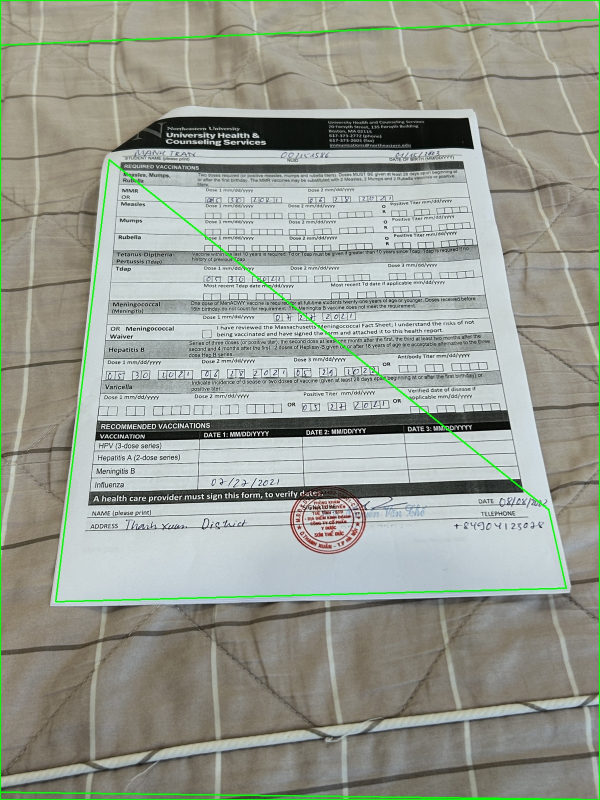
#> input picture debug_all_candidates.jpg, 1200 x 1600 px (shown at 1/2 size); its folder holds only this picture in this run
$ python cli.py debug_all_candidates.jpg
#> lines starting #> are read from the running program, lines starting #| are printed output that depends on the picture; after the words box and inside, x2 and y2 are one past the last pixel; in counts of white or black regions, pixels touching at a corner belong together
### src/file_loader.py
import pillow_heif
import os
import numpy as np
import cv2

__all__ = ['load_image']

def load_image(path):
    """Loads image, handling files extension"""
    _, ext = os.path.splitext(path)
    if ext.lower() in ['.heic']:
        heif_file = pillow_heif.open_heif(path, convert_hdr_to_8bit=False, bgr_mode=True)
        return np.asarray(heif_file).copy()
    else:
        return cv2.imread(path)

### src/preprocess.py
from __future__ import annotations

from dataclasses import dataclass
import cv2
import numpy as np

@dataclass
class DetectionArtifacts:
    image: np.ndarray       # Detection-resolution BGR image.
    lightness: np.ndarray   # Lab L channel.
    normalized: np.ndarray  # Shadow-normalized L channel.
    edges: np.ndarray       # Cleaned Canny edge map.
    masks: list[np.ndarray] # Binary masks used for contour candidates.
    scale_to_original: float

class PreprocessConfig:
    """Relative scaling factors for resolution-independent OpenCV kernels."""
    ILLUMINATION_BLUR = 0.15 #0.12  # Large blur to extract background lighting
    ADAPTIVE_BLOCK = 0.008 # Medium block to read local text/shadow differences
    MORPH_CLOSE = 0.06 #0.005       # Tiny kernel to bridge pixel gaps in edges

def _odd(value: int, minimum: int = 3) -> int:
    value = max(minimum, value)
    return value if value % 2 else value + 1

def _remove_small_components(mask: np.ndarray, min_area: int) -> np.ndarray:
    count, labels, stats, _ = cv2.connectedComponentsWithStats(mask, 8)
    clean = np.zeros_like(mask)
    for label in range(1, count):
        if stats[label, cv2.CC_STAT_AREA] >= min_area:
            clean[labels == label] = 255
    return clean

# [5 lines left out: function _remove_fragments, not called in this run]

def _auto_canny(image: np.ndarray, sigma: float = 0.33) -> np.ndarray:
    median = float(np.median(image))
    lower = int(max(0, (1.0 - sigma) * median))
    upper = int(min(255, (1.0 + sigma) * median))
    upper = max(upper, lower + 20)
    return cv2.Canny(image, lower, upper, L2gradient=True)

def _normalized(lightness: np.ndarray, base_dim: int) -> np.ndarray:
    """"""
    #Illumination Normalization via float division with Gaussian background
    light_float = lightness.astype(np.float32)
    blur_size = _odd(int(base_dim * PreprocessConfig.ILLUMINATION_BLUR), minimum=31)
    illumination = cv2.GaussianBlur(light_float, (blur_size, blur_size), 0)
    illumination = np.maximum(illumination, 10.0) #

    # Scale relative to average lightness to prevent integer saturation at 255
    mean_lightness = float(np.mean(light_float))
    normalized_float = (light_float / illumination) * mean_lightness
    normalized = np.clip(normalized_float, 0, 255).astype(np.uint8)

    # Enhance local contrast
    clahe = cv2.createCLAHE(clipLimit=2.0, tileGridSize=(8, 8))
    return clahe.apply(normalized)

def prepare_detection_artifacts(
    image_bgr: np.ndarray,
    max_dimension: int = 1600,
) -> DetectionArtifacts:
    if image_bgr is None or image_bgr.size == 0:
        raise ValueError("image_bgr must be a non-empty BGR image")

    original_height, original_width = image_bgr.shape[:2]
    longest_side = max(original_height, original_width)
    detection_scale = min(1.0, max_dimension / longest_side)

    if detection_scale < 1.0:
        working = cv2.resize(
            image_bgr,
            None,
            fx=detection_scale,
            fy=detection_scale,
            interpolation=cv2.INTER_AREA,
        )
    else:
        working = image_bgr.copy()

    height, width = working.shape[:2]
    base_dim = min(height, width)

    # 1. Convert to LAB color space and extract L channel
    lab = cv2.cvtColor(working, cv2.COLOR_BGR2LAB)
    lightness = lab[:, :, 0]

    # 2. Illumination Normalization via float division with Gaussian background
    normalized = _normalized(lightness, base_dim)

    # 4. Edge-preserving smoothing
    denoised = cv2.bilateralFilter(
        normalized, d=7, sigmaColor=45, sigmaSpace=45
    )

    # Extract the Saturation channel to find objects with color
    hsv = cv2.cvtColor(working, cv2.COLOR_BGR2HSV)
    saturation = hsv[:, :, 1]

    # Threshold: Low saturation (0-45) becomes white paper (255),
    # High saturation (colorful backgrounds) becomes black (0).
    _, sat_mask = cv2.threshold(saturation, 45, 255, cv2.THRESH_BINARY_INV)
    sat_kernel = cv2.getStructuringElement(cv2.MORPH_RECT, (11, 11))
    sat_mask = cv2.morphologyEx(sat_mask, cv2.MORPH_CLOSE, sat_kernel)

    # 5. Canny edge extraction & morphological closing
    raw_edges = _auto_canny(denoised)
    close_size = _odd(int(base_dim * PreprocessConfig.ADAPTIVE_BLOCK), minimum=3)
    kernel = cv2.getStructuringElement(cv2.MORPH_RECT, (close_size, close_size))
    edges = cv2.morphologyEx(raw_edges, cv2.MORPH_CLOSE, kernel) # use horizontal and vertical if need to bridge specific lines

    edges = cv2.dilate(
        edges,
        cv2.getStructuringElement(cv2.MORPH_RECT, (3, 3)),
        iterations=1,
    )
    edges = cv2.bitwise_and(edges, edges, mask=sat_mask)

    # 6. Adaptive Thresholding Paper Mask
    block_size = _odd(int(base_dim * PreprocessConfig.MORPH_CLOSE), minimum=31)
    paper_mask = cv2.adaptiveThreshold(
        denoised,
        255,
        cv2.ADAPTIVE_THRESH_GAUSSIAN_C,
        cv2.THRESH_BINARY,
        block_size,
        C=2,  # pixel is classified as white if Pixel > Mean - C
    )
    paper_mask = cv2.morphologyEx(
        paper_mask,
        cv2.MORPH_CLOSE,
        cv2.getStructuringElement(
            cv2.MORPH_RECT, (close_size * 2, close_size * 2)
        ),
    )

    paper_mask = cv2.bitwise_and(paper_mask, sat_mask)

    paper_mask = _remove_small_components(
        paper_mask,
        min_area=max(100, int(height * width * 0.01)), # close small fragments that is 1% of the image
    )

    return DetectionArtifacts(
        image=working,
        lightness=lightness,
        normalized=normalized,
        edges=edges,
        masks=[edges, paper_mask],
        scale_to_original=1.0 / detection_scale,
    )

### src/contour.py
from __future__ import annotations

from dataclasses import dataclass
import cv2
import numpy as np

from src.preprocess import DetectionArtifacts, prepare_detection_artifacts

@dataclass
class DocumentDetection:
    corners: np.ndarray     # float32, original-resolution TL/TR/BR/BL.
    confidence: float       # 0.0 to 1.0
    method: str             # "contour" or "min_area_rect"


def order_corners(points: np.ndarray) -> np.ndarray:
    """Return four points in TL, TR, BR, BL order."""
    points = np.asarray(points, dtype=np.float32).reshape(4, 2)

    # Find the geometric center of the polygon
    center = np.mean(points, axis=0)

    # Calculate the angle of each point relative to the center
    # arctan2 returns angles from -pi to pi
    angles = np.arctan2(points[:, 1] - center[1], points[:, 0] - center[0])

    # Sorting by angle naturally orders the points clockwise: TL, TR, BR, BL
    # (Assuming OpenCV's top-left origin coordinate system)
    return points[np.argsort(angles)]

def _is_valid_quad(quad: np.ndarray, image_area: float) -> bool:
    """Check if the 4 pts convex and has sides > 20px"""
    quad = order_corners(quad)

    if not cv2.isContourConvex(quad.reshape(-1, 1, 2).astype(np.int32)):
        return False

    area = cv2.contourArea(quad.reshape(-1, 1, 2))
    if area < image_area * 0.05:
        return False

    sides = np.linalg.norm(quad - np.roll(quad, -1, axis=0), axis=1)
    return bool(np.all(sides > 20))

def _edge_support(dilated_edges: np.ndarray, quad: np.ndarray) -> float:
    """Fraction of a narrow quadrilateral outline supported by image edges."""

    boundary = np.zeros_like(dilated_edges)

    cv2.polylines(
        boundary,
        [quad.astype(np.int32).reshape(-1, 1, 2)],
        isClosed=True,
        color=255,
        thickness=3,
        lineType=cv2.LINE_AA,
    )

    boundary_pixels = np.count_nonzero(boundary)

    if boundary_pixels == 0:
        return 0.0

    return float(np.count_nonzero(cv2.bitwise_and(boundary, dilated_edges))
                / boundary_pixels)

def _geometry_score(quad: np.ndarray, image_shape: tuple[int, int]) -> float:
    """Geo score is a combination of how big the shape occupy the image, how similar two opposite edge are
        and how much of a 90 angle the edges are making. However, a 25% range is included in case of perspective distortion"""
    height, width = image_shape
    image_area = height * width

    # area
    area = cv2.contourArea(quad.reshape(-1, 1, 2))
    area_score = min(1.0, area / (image_area * 0.80))

    # opposite
    sides = np.linalg.norm(quad - np.roll(quad, -1, axis=0), axis=1)
    ratio1 = min(sides[0], sides[2]) / max(sides[0], sides[2])
    ratio2 = min(sides[1], sides[3]) / max(sides[1], sides[3])
    ratio1 = 1.0 if ratio1 > 0.75 else ratio1
    ratio2 = 1.0 if ratio2 > 0.75 else ratio2

    opposite_score = 0.5 * (ratio1 + ratio2)

    # Right angle, edges should be relatively right angle for a document
    vectors = np.roll(quad, -1, axis=0) - quad
    vectors /= np.linalg.norm(vectors, axis=1, keepdims=True)
    cosines = np.abs(np.sum(vectors * np.roll(vectors, -1, axis=0), axis=1))
    mean_cosine = float(np.mean(cosines))

    if mean_cosine < 0.45:
        right_angle_score = 1.0
    else:
        right_angle_score = max(0.0, 1.0 - ((mean_cosine - 0.45) * 2.0))

    # Frame boundary penalty. Which means a page clipped on all four sides is usually the image frame, not a page.
    border = max(5, int(min(height, width) * 0.01))
    touches = (
        (quad[:, 0] < border)
        | (quad[:, 0] > width - 1 - border)
        | (quad[:, 1] < border)
        | (quad[:, 1] > height - 1 - border)
    )
    frame_score = 0.55 if np.count_nonzero(touches) == 4 else 1.0

    return float(
        (0.45 * area_score + 0.30 * opposite_score + 0.25 *
        right_angle_score)
        * frame_score
    )


def _score_candidate(
    quad: np.ndarray,
    artifacts: DetectionArtifacts,
    dilated_edges: np.ndarray
) -> float:
    geometry = _geometry_score(quad, artifacts.edges.shape)
    support = _edge_support(dilated_edges, quad)

    # Boundary evidence is more important than rectangularity: photos may
    # contain rectangular objects, but the document boundary should be edged.

    return float(np.sqrt(geometry * support))

def _candidates_from_mask(
    mask: np.ndarray,
    image_area: float,
) -> list[tuple[np.ndarray, str]]:

    contours, _ = cv2.findContours(
        mask,
        cv2.RETR_LIST,
        cv2.CHAIN_APPROX_SIMPLE,
    )
    candidates: list[tuple[np.ndarray, str]] = []

    for contour in contours:
        # Inspect each contour, reject the small one with < 5% area, or no valid 4 corners after hull

        if cv2.contourArea(contour) < image_area * 0.05:
            continue
        hull = cv2.convexHull(contour)
        perimeter = cv2.arcLength(hull, True)

        for epsilon_ratio in (0.008, 0.012, 0.018, 0.025, 0.035):
            approximation = cv2.approxPolyDP(
                hull,
                epsilon_ratio * perimeter,
                closed=True,
            )

            if len(approximation) != 4:
                continue
            quad = order_corners(approximation)
            if _is_valid_quad(quad, image_area):
                candidates.append((quad, "contour"))

        # This recovers pages with one broken boundary while rejecting shapes
        # whose contour occupies too little of their bounding rectangle.

        rectangle = cv2.minAreaRect(hull)
        box = cv2.boxPoints(rectangle)
        box_area = cv2.contourArea(box.reshape(-1, 1, 2))
        fill_ratio = cv2.contourArea(hull) / max(box_area, 1.0)

        if fill_ratio >= 0.65:
            quad = order_corners(box)
            if _is_valid_quad(quad, image_area):
                candidates.append((quad, "min_area_rect"))

    return candidates

def _deduplicate(
    candidates: list[tuple[np.ndarray, str]],
) -> list[tuple[np.ndarray, str]]:
    """Compare candidates against others using Intersection over Union IoU
    , if overlap over 92%, count as dup and discard candidate"""
    unique: list[tuple[np.ndarray, str]] = []

    for quad, method in candidates:
        quad_area = cv2.contourArea(quad.reshape(-1, 1, 2))
        duplicate = False
        for known, _ in unique:
            known_area = cv2.contourArea(known.reshape(-1, 1, 2))
            intersection, _ = cv2.intersectConvexConvex(quad, known)
            iou = intersection / max(quad_area + known_area - intersection, 1.0)

            if iou > 0.92:
                duplicate = True
                break

        if not duplicate:
            unique.append((quad, method))

    return unique


# [13 lines left out: function _fallback_corners, not called in this run]

def detect_document(image_bgr: np.ndarray) -> DocumentDetection:
    """
    Detect the most likely document quadrilateral.
    Fold lines appear as interior edges and do not become candidates unless
    they also form a large, well-supported outer quadrilateral.
    """

    artifacts = prepare_detection_artifacts(image_bgr)

    height, width = artifacts.edges.shape
    image_area = float(height * width)
    candidates: list[tuple[np.ndarray, str]] = []

    for mask in artifacts.masks:
        candidates.extend(_candidates_from_mask(mask, image_area))
    candidates = _deduplicate(candidates)

    if not candidates:
        return DocumentDetection(
            corners=_fallback_corners(image_bgr.shape[1],
            image_bgr.shape[0]),
            confidence=0.0,
            method="fallback",
        )

    dilated_edges = cv2.dilate(
        artifacts.edges,
        cv2.getStructuringElement(cv2.MORPH_ELLIPSE, (7, 7)),
    )

    best_quad, best_method = max(
        candidates,
        key=lambda item: _score_candidate(item[0], artifacts, dilated_edges),
    )

    confidence = _score_candidate(best_quad, artifacts, dilated_edges)

    original_corners = order_corners(
        best_quad * artifacts.scale_to_original
    )

    return DocumentDetection(
        corners=original_corners,
        confidence=confidence,
        method=best_method,
    )

### src/interactive.py
from __future__ import annotations

import math

import cv2
import numpy as np

from src.contour import order_corners

"""OpenCV-window corner adjustment for new cli.
Adapted from the drag-corner prototype in docs/archive/scripts/manual_corners.py."""


GRAB_RADIUS = 25


def adjust_corners_interactive(
    image: np.ndarray,
    initial_corners: np.ndarray,
    display_height: int = 900,
    window_name: str = "Adjust corners (drag corners, Enter=confirm, Esc=cancel)",
) -> np.ndarray | None:
    """Opens a window to fine-tune a detected document quadrilateral.

    `initial_corners` must be original-resolution TL/TR/BR/BL, as returned
    by `detect_document`. Returns adjusted corners in the same convention,
    or None if the user cancels with Esc.
    """
    height = image.shape[0]
    # Always scale to display_height (up or down) so the window opens at a
    # consistent, comfortable size regardless of the source photo's resolution.
    scale = display_height / height
    interpolation = cv2.INTER_AREA if scale < 1.0 else cv2.INTER_LINEAR
    display = cv2.resize(image, None, fx=scale, fy=scale, interpolation=interpolation)

    corners = (np.asarray(initial_corners, dtype=np.float32) * scale).tolist()
    state = {"dragging": False, "active": -1}

    # [12 lines left out: function on_mouse, not called in this run]

    cv2.namedWindow(window_name)
    cv2.setMouseCallback(window_name, on_mouse)

    confirmed = False
    try:
        while True:
            canvas = display.copy()
            pts = np.array(corners, dtype=np.int32).reshape(-1, 1, 2)
            cv2.polylines(canvas, [pts], isClosed=True, color=(0, 255, 0), thickness=2)
            for i, (cx, cy) in enumerate(corners):
                color = (0, 0, 255) if state["active"] == i else (255, 0, 0)
                cv2.circle(canvas, (int(cx), int(cy)), 10, color, -1)

            cv2.imshow(window_name, canvas)
            key = cv2.waitKey(20) & 0xFF
            if key == 13:  # Enter
                confirmed = True
                break
            if key == 27:  # Esc
                break
    finally:
        cv2.destroyWindow(window_name)

    if not confirmed:
        return None

    return order_corners(np.array(corners, dtype=np.float32) / scale)

### cli.py
"""Command-line entrypoint for the document scanner: detect the document
boundary, let the user adjust corners, warp, and export -- all against a
local file."""

import argparse
from pathlib import Path

from src.file_loader import load_image
from src.tui_picker import select_image_file_tui
from src.contour import detect_document
from src.interactive import adjust_corners_interactive
from src.warp import warp_process
from src.exports import export_image


def main():
    parser = argparse.ArgumentParser(description="Scan a document image from the command line.")
    parser.add_argument(
        "image", nargs="?", type=Path,
        help="Image to scan (opens a terminal file browser if omitted)",
    )
    parser.add_argument(
        "-o", "--output", type=Path,
        help="Output file path (default: <input>_scan.jpg)",
    )
    parser.add_argument(
        "-f", "--format",
        help="Output format: jpg/png/bmp/tiff/webp/pdf (default: inferred from --output, else jpg)",
    )
    args = parser.parse_args()

    image_path = args.image or select_image_file_tui()

    if not image_path:
        print("No image selected.")
        return

    image_path = Path(image_path)
    image = load_image(str(image_path))
#> in load_image, returned value is the input picture: shape (1600, 1200, 3); mean B, G, R 146.3, 156.8, 151.8
    if image is None:
        print(f"Could not load image: {image_path}")
        return

    doc = detect_document(image)
#> in _normalized, `illumination = cv2.GaussianBlur(light_float, (blur_size, blur_size), 0)`:
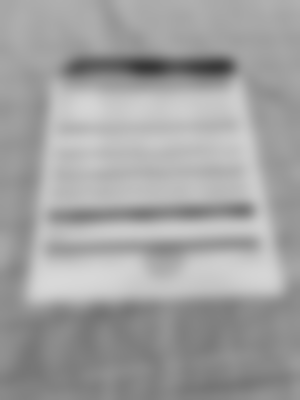
#> illumination: shape (1600, 1200) float32 (shown at 1/4 size); min 56.3, max 216.5, mean 162.1
#> in _normalized, `mean_lightness = float(np.mean(light_float))`: mean_lightness = 162.2
#> in _normalized, `normalized_float = (light_float / illumination) * mean_lightness`:
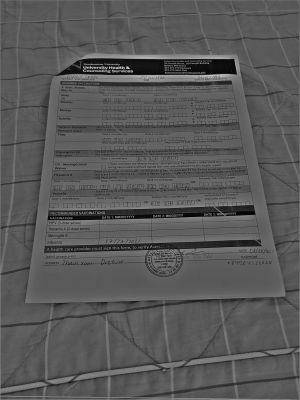
#> normalized_float: shape (1600, 1200) float32 (shown at 1/4 size); min 0, max 464.2, mean 161; drawn with min black and max white
#> in _normalized, `normalized = np.clip(normalized_float, 0, 255).astype(np.uint8)`:
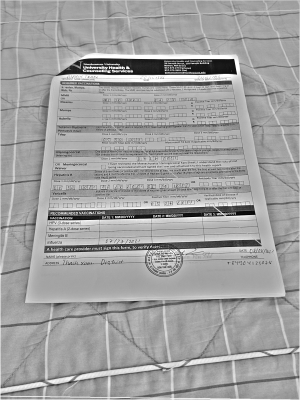
#> normalized: shape (1600, 1200) (shown at 1/4 size); min 0, max 255, mean 160.2
#> in prepare_detection_artifacts, `saturation = hsv[:, :, 1]`:
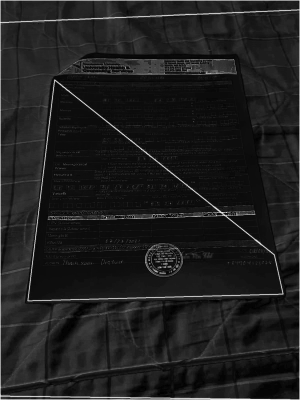
#> saturation: shape (1600, 1200) (shown at 1/4 size); min 0, max 255, mean 30.7
#> in prepare_detection_artifacts, `_, sat_mask = cv2.threshold(saturation, 45, 255, cv2.THRESH_BINARY_INV)`:
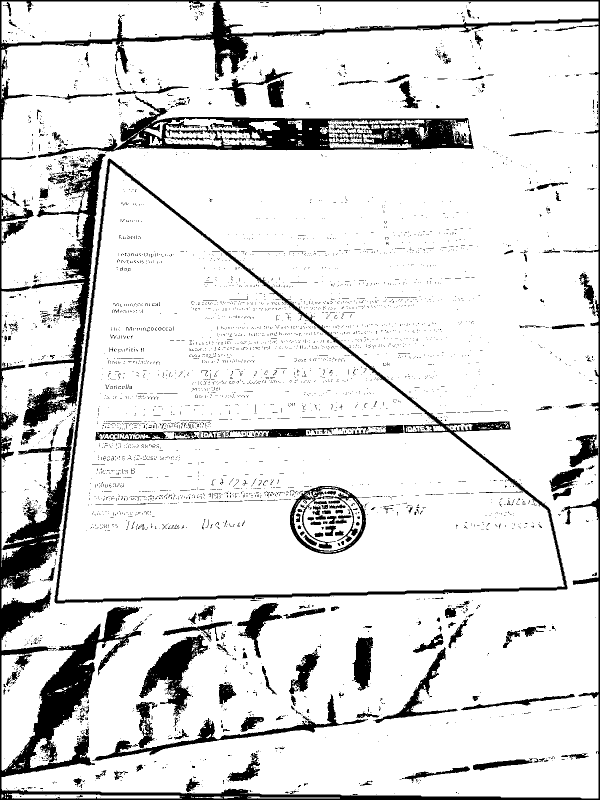
#> sat_mask: shape (1600, 1200) (shown at 1/2 size); 87.2% white; 5127 black regions (4845 under 20 px), largest, box (x1, y1, x2, y2) and area: (0, 0, 1200, 1600) 88125, (76, 190, 948, 316) 29313, (109, 317, 1135, 1207) 20867
#> in prepare_detection_artifacts, `sat_mask = cv2.morphologyEx(sat_mask, cv2.MORPH_CLOSE, sat_kernel)`:
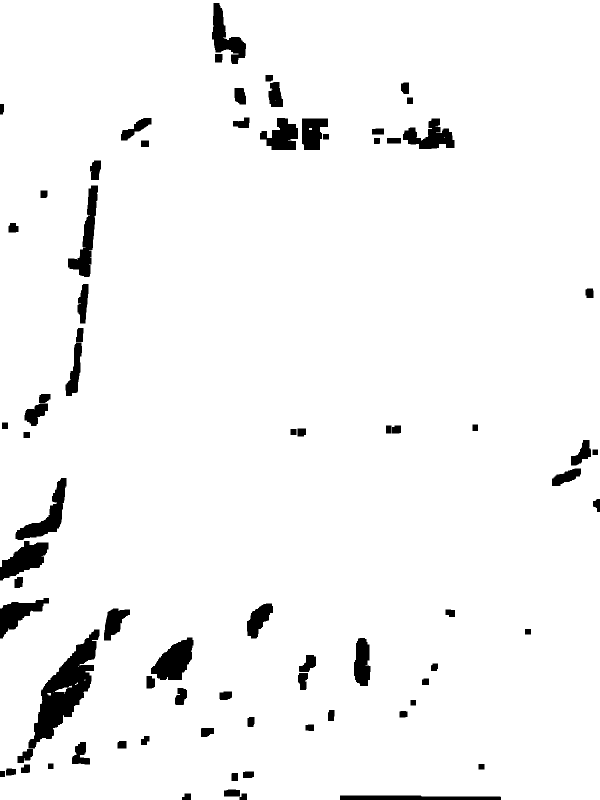
#> sat_mask: shape (1600, 1200) (shown at 1/2 size); 95.9% white; 78 black regions, largest, box (x1, y1, x2, y2) and area: (57, 1259, 199, 1497) 12378, (302, 1275, 387, 1360) 4409, (0, 1082, 97, 1161) 4146
#> in _auto_canny, `median = float(np.median(image))`: median = 149
#> in _auto_canny, `lower = int(max(0, (1.0 - sigma) * median))`: lower = 99
#> in _auto_canny, `upper = int(min(255, (1.0 + sigma) * median))`: upper = 198
#> in prepare_detection_artifacts, `edges = cv2.bitwise_and(edges, edges, mask=sat_mask)`:
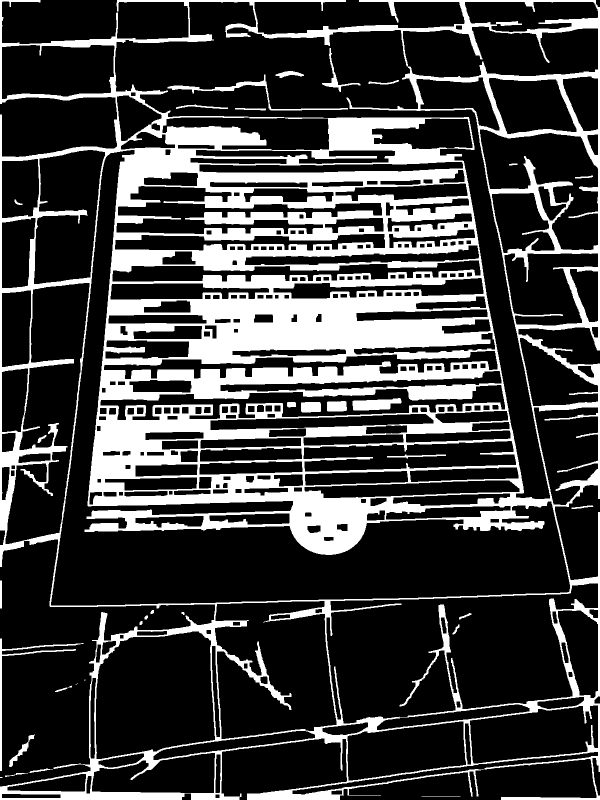
#> edges: shape (1600, 1200) (shown at 1/2 size); 24.4% white; 36 white regions (5 under 20 px), largest, box (x1, y1, x2, y2) and area: (0, 0, 1200, 1600) 456853, (335, 149, 696, 221) 2061, (0, 1277, 168, 1542) 2029
#> (the rest of the program and of its run is left out)
